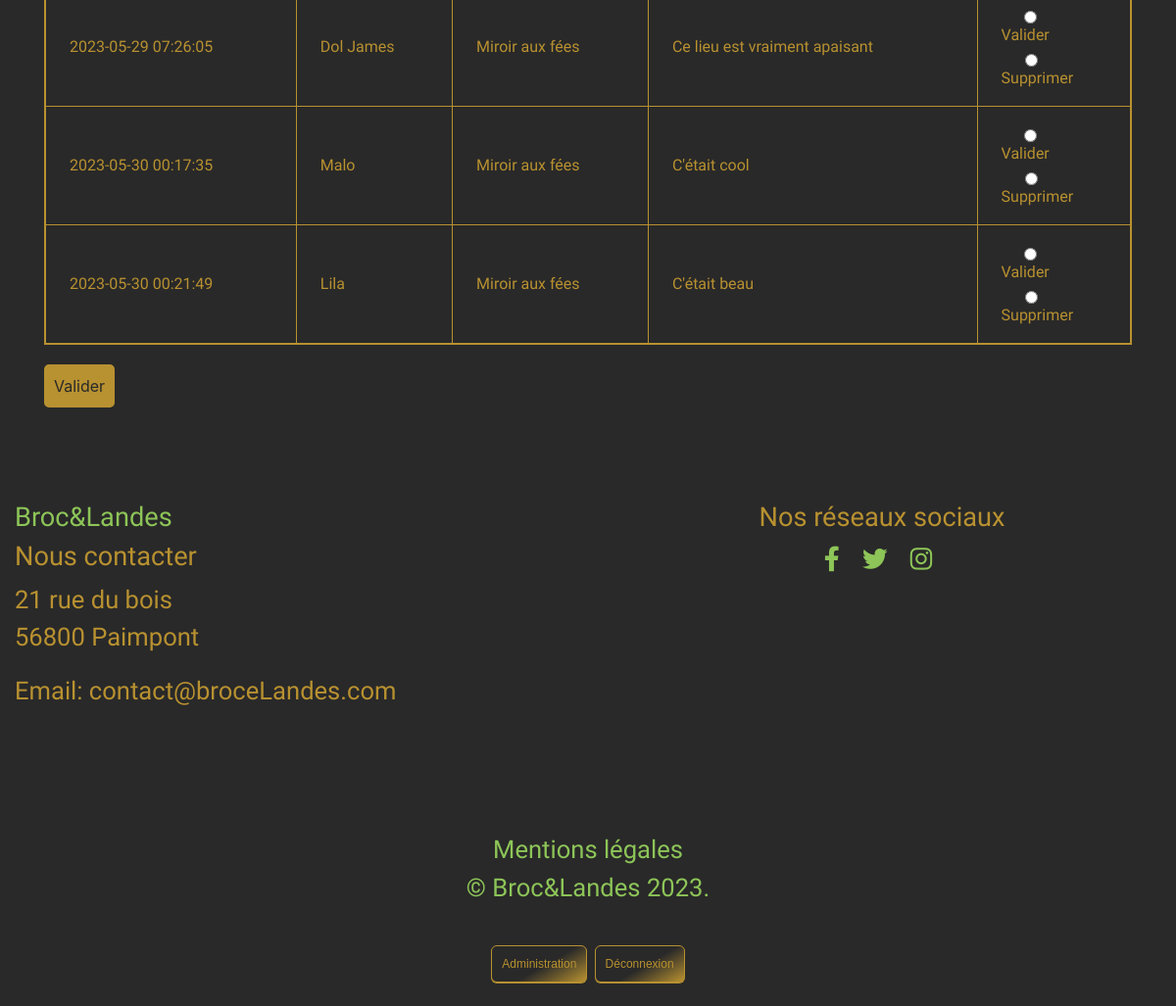
The app's page /?action=administration (signed in, lower part), older data.
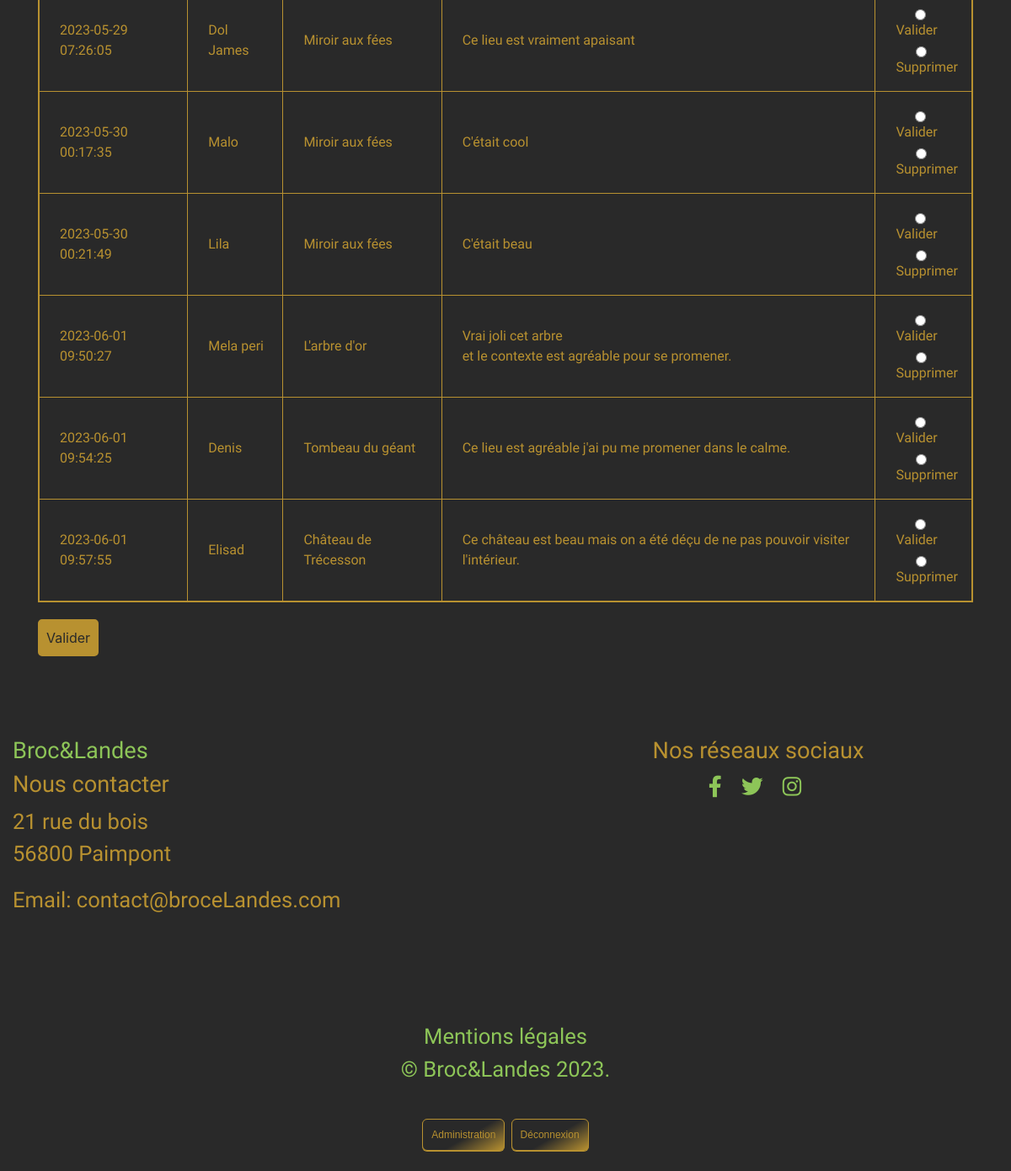
The same page, newer data.
### tables this page shows
CREATE TABLE `commentaire` (
  `Id_commentaire` int(11) NOT NULL,
  `pseudo` varchar(50) NOT NULL,
  `texte` text DEFAULT NULL,
  `dateCom` datetime NOT NULL DEFAULT current_timestamp(),
  `statut` tinyint(1) DEFAULT 0,
  `Id_contree` int(11) NOT NULL
);

CREATE TABLE `contree` (
  `Id_contree` int(11) NOT NULL,
  `titre` varchar(50) NOT NULL,
  `contenu` text DEFAULT NULL,
  `photo` varchar(500) DEFAULT NULL,
  `latitude` float DEFAULT NULL,
  `longitude` float DEFAULT NULL,
  `commune` varchar(50) DEFAULT NULL,
  `accessibilite` varchar(250) DEFAULT NULL,
  `ouverture` varchar(250) DEFAULT NULL
);

### index.php (called while the page is built, shortened)
<?php
require_once(__DIR__ . '/App/routage.php');
if (isset($_GET["action"])) {
    $action = $_GET["action"];
} else {
    $action = "defaut";
}
$fichier = redirectsTo($action);
include(__DIR__ . '/App/Controllers/' . $fichier);
?>

### App/Models/Commentaire.php (called while the page is built, shortened)
<?php
class Commentaire extends DbConnect
{
    public static function getAllExtended($statut=NULL)
    {
        try {
            $cnx = self::dbConnect();
            $sqlRequest = "SELECT commentaire.*, contree.titre AS titre_contree
                FROM commentaire
                INNER JOIN contree ON commentaire.Id_contree = contree.Id_contree";
            if ($statut !== NULL) $sqlRequest .= " WHERE commentaire.statut = " . $statut;
            $req = $cnx->prepare($sqlRequest);
            $req->execute();
            return $req->fetchAll(PDO::FETCH_ASSOC);
        } catch (PDOException $e) {
            die("Erreur lors de la récupération des données : " . $e->getMessage());
        }
    }
}
?>

### App/Views/viewGestionCommentaires.php (the view, shortened to what this page needs)
<?php
include_once(__DIR__ . '/viewHeader.php');
?>
<div class="containerGestion">
    <section class="container  bg-contact">
        <form method="post" action="?action=moderateCommentaire">
            <table class="tableModeration">
                <tbody>
                    <?php
                    if (!empty($commentaires)) {
                        foreach ($commentaires as $commentaire) {
                    ?>
                            <tr>
                                <td><?php echo $commentaire['dateCom']; ?></td>
                                <td><?php echo $commentaire['pseudo']; ?></td>
                                <td><?php echo $commentaire['titre_contree']; ?></td>
                                <td><?php echo nl2br($commentaire['texte']); ?></td>
                                <td>
                                    <input type="radio" name="moderation[<?php echo nl2br($commentaire['Id_commentaire']); ?>]" value="valider" class="btn-moderation"> Valider <br>
                                    <input type="radio" name="moderation[<?php echo nl2br($commentaire['Id_commentaire']); ?>]" value="supprimer" class="btn-moderation ml-4"> Supprimer
                                </td>
                            </tr>
                        <?php
                        }
                    } else {
                        ?>
                        <tr>
                            <td colspan="5">Aucun commentaire disponible.</td>
                        </tr>
                    <?php
                    }
                    ?>
                </tbody>
            </table>
            <input type="submit" class="btn" value="Valider">
        </form>
    </section>
</div>
<?php
include_once(__DIR__ . '/viewFooter.php');
?>

### App/Controllers/adminController.php (shortened to what this page needs)
<?php
if(isset ($_SESSION['admin']) ){
    $commentaires = Commentaire::getAllExtended(0);
    require_once('App/Views/viewGestionCommentaires.php');
} else {
    require_once('App/Views/viewConnexion.php');
}
?>

### App/Views/viewHeader.php (shortened to what this page needs)
<!DOCTYPE html>
<html lang="fr">
<head>
    <link rel="stylesheet" href="https://cdnjs.cloudflare.com/ajax/libs/font-awesome/6.2.0/css/all.min.css" />
    <link rel="stylesheet" href="https://cdn.jsdelivr.net/npm/bootstrap@4.6.2/dist/css/bootstrap.min.css" />
    <link rel="stylesheet" href="./Public/css/style.css">
</head>
<body>

### App/Views/viewFooter.php
<footer>
    <div class="container-fluid mt-5">
        <div class="row mt-5">
            <div class="col-sm-6 mt-5 mb-5">
                <h3>
                    <a href="?action=accueil">Broc&amp;Landes</a>
                </h3>
                <h3>Nous contacter</h3>
                <p> 21 rue du bois<br>
                    56800 Paimpont</p>
                <p>Email: contact@broceLandes.com</p>
            </div>
            <div class="col-sm-6 mt-5 text-center">
                <h3>Nos réseaux sociaux</h3>
                <ul class="list-inline text-center">
                    <li class="list-inline-item pr-2"><a href="#"><i class="fab fa-facebook-f"></i></a></li>
                    <li class="list-inline-item pr-2"><a href="#"><i class="fab fa-twitter"></i></a></li>
                    <li class="list-inline-item pr-2"><a href="#"><i class="fab fa-instagram"></i></a></li>
                </ul>
            </div>
        </div>
        <div class="row text-center">
            <div class="col-sm-12">
                <ul>
                    <li><a href="?action=mentionsLegales"> Mentions légales</a></li>
                    <li><a href="?action=accueil"> &copy; Broc&amp;Landes 2023.</a></li>
                </ul>
            </div>
            <div class="row text-center my-4 mx-auto">
            <a title="boutton administrateur" href="?action=administration" class="myButton">Administration</a>&nbsp;
            <?php
                if (isset($_SESSION['admin'])) {
                    echo "<a href='?action=deconnexion' class='myButton'>Déconnexion</a>";
                }
             ?>
            </div>
        </div>
    </div>
</footer>
</body>
</html>

### Public/css/style.css (style rules this page uses)
:root { --vert: #8DC558; --doree: #b89130; --fond-gris-foncee: #292929; --fond-blanc: #dedddd; --fond-noir: #1c1b1b; }
* { margin: 0; padding: 0; }
h1, h2, h3, h4, p, a, tr, td { font-family: 'Roboto', Helvetica, sans-serif; text-decoration: none; }
h3 { color: var(--doree); }
a { color: var(--vert); }
ul { list-style-type: none; }
@media only screen and (min-width : 780px) { body { max-width: 1200px; width: 100%; margin: 0 auto; background-color: var(--fond-gris-foncee); background-size: cover; color: var(--doree); } }
@media only screen and (min-width : 780px) { form .btn { background-color: var(--doree); color: var(--fond-gris-foncee); border: 3px solid var(--doree); padding: 7px; border-radius: 5px; } }
@media only screen and (min-width : 780px) { .row { margin-top: 60px; font-size: 1.6rem; } }
@media only screen and (min-width : 780px) { .row h3 { font-size: 1.7rem; } }
@media only screen and (min-width : 780px) { .myButton { box-shadow: 0px 1px 0px 0px #b89230; background: linear-gradient(150deg, var(--fond-gris-foncee) 55%, var(--doree) 100%); background-color: var(--fond-gris-foncee); border-radius: 6px; border: 1px solid var(--doree); display: inline-block; cursor: pointer; color: var(--doree); font-family: Arial; font-size: 12px; padding: 9px 10px; text-decoration: none; } }
@media only screen and (min-width : 780px) { .tableModeration { border: 2px solid var(--doree); margin: auto; margin-bottom: 20px; width: 100%; } }
@media only screen and (min-width : 780px) { .tableModeration td { padding: 1rem 1rem 1rem 1.5rem; border: 1px solid var(--doree); } }
@media only screen and (min-width : 780px) { td .btn-moderation { display: flex; align-items: center; flex-direction: row; } }
@media only screen and (min-width : 780px) { input.btn-moderation { margin: 7px 23px 0; } }

Row changes from the older to the newer data that the page shows:
added commentaire: dateCom "2023-06-01 09:50:27", pseudo "Mela peri", Id_contree.titre "L'arbre d'or", texte "Vrai joli cet arbre et le contexte est agréable pour se promener."
added commentaire: dateCom "2023-06-01 09:54:25", pseudo "Denis", Id_contree.titre "Tombeau du géant", texte "Ce lieu est agréable j'ai pu me promener dans le calme."
added commentaire: dateCom "2023-06-01 09:57:55", pseudo "Elisad", Id_contree.titre "Château de Trécesson", texte "Ce château est beau mais on a été déçu de ne pas pouvoir visiter l'intérieur."
